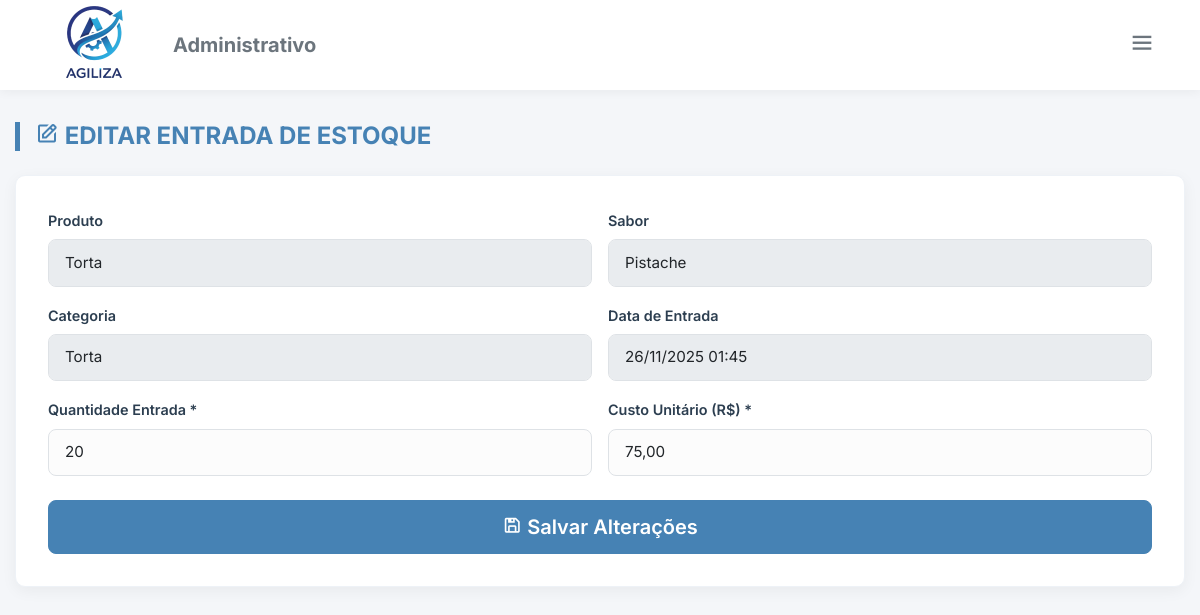
Page /alt_estoque.php?id=106 (signed in) on the committed database.
### tables this page shows
CREATE TABLE `estoque` (
  `id_estoque` int NOT NULL,
  `produto` varchar(255) NOT NULL,
  `sabor` varchar(255) NOT NULL,
  `tipo` varchar(50) NOT NULL,
  `estoque_atual` int NOT NULL,
  `data` datetime NOT NULL,
  `movimentacao` enum('Entrada','Saída') NOT NULL,
  `valor_custo` decimal(10,2) NOT NULL DEFAULT '0.00'
);

### alt_estoque.php (the view, shortened to what this page needs)
<?php
require_once "config/conexao.php";
$dados = [];
if (isset($_GET["id"])) {
    $id = (int) $_GET["id"];
    $stmt = $conn->prepare("SELECT * FROM estoque WHERE id_estoque = :id AND movimentacao = 'Entrada'");
    $stmt->bindValue(':id', $id);
    $stmt->execute();
    $dados = $stmt->fetch(PDO::FETCH_ASSOC);
}
?>
<!DOCTYPE html>
<html lang="pt-br">
<head>
    <link href="https://cdn.jsdelivr.net/npm/bootstrap@5.3.6/dist/css/bootstrap.min.css" rel="stylesheet">
    <link href="https://unpkg.com/boxicons@2.1.4/css/boxicons.min.css" rel="stylesheet">
    <link href="assets/css/style_cad.css" rel="stylesheet">
</head>
<body>
    <div class="top-bar">
        <div class="d-flex align-items-center gap-3">
            <img src="assets/img/logoagilizasemfundo.png" class="logo" alt="Logo">
            <h5 class="m-0 fw-bold text-secondary d-none d-md-block">Administrativo</h5>
        </div>
        <div class="dropdown">
            <button class="btn btn-outline-secondary border-0" type="button" data-bs-toggle="dropdown"><i
                    class='bx bx-menu fs-3'></i></button>
        </div>
    </div>
    <div class="main-container">
        <h2 class="page-title"><i class='bx bx-edit'></i> Editar Entrada de Estoque</h2>
        <div class="form-card">
            <form method="POST">
                <div class="row g-3">
                    <div class="col-md-6">
                        <label class="form-label">Produto</label>
                        <input type="text" class="form-control" value="<?= htmlspecialchars($dados['produto']) ?>"
                            disabled>
                    </div>
                    <div class="col-md-6">
                        <label class="form-label">Sabor</label>
                        <input type="text" class="form-control" value="<?= htmlspecialchars($dados['sabor']) ?>"
                            disabled>
                    </div>
                    <div class="col-md-6">
                        <label class="form-label">Categoria</label>
                        <input type="text" class="form-control" value="<?= htmlspecialchars($dados['tipo']) ?>"
                            disabled>
                    </div>
                    <div class="col-md-6">
                        <label class="form-label">Data de Entrada</label>
                        <input type="text" class="form-control"
                            value="<?= date('d/m/Y H:i', strtotime($dados['data'])) ?>" disabled>
                    </div>
                    <div class="col-md-6">
                        <label class="form-label">Quantidade Entrada *</label>
                        <input type="number" class="form-control" name="estoque_atual"
                            value="<?= (int) $dados['estoque_atual'] ?>" min="1" required>
                    </div>
                    <div class="col-md-6">
                        <label class="form-label">Custo Unitário (R$) *</label>
                        <input type="text" class="form-control" name="valor_custo"
                            value="<?= number_format($dados['valor_custo'], 2, ',', '.') ?>" required
                            placeholder="0,00">
                    </div>
                    <div class="col-12 mt-4">
                        <button type="submit" name="alterar" class="btn btn-primary w-100 btn-lg"><i
                                class='bx bx-save'></i> Salvar Alterações</button>
                    </div>
                </div>
            </form>
        </div>
    </div>
</body>
</html>

### assets/css/style_cad.css (style rules this page uses)
:root { --primary-color: #4682B4; --primary-hover: #3a6ea5; --bg-light: #f4f6f9; --card-bg: #ffffff; --text-dark: #2c3e50; --text-muted: #6c757d; --radius: 10px; --shadow: 0 4px 15px rgba(0, 0, 0, 0.05); }
body { background-color: var(--bg-light); font-family: 'Inter', sans-serif; color: var(--text-dark); min-height: 100vh; display: flex; flex-direction: column; }
.top-bar { background-color: var(--card-bg); padding: 0.8rem 2rem; display: flex; align-items: center; justify-content: space-between; box-shadow: 0 2px 10px rgba(0, 0, 0, 0.05); margin-bottom: 2rem; z-index: 100; height: 90px; }
.top-bar .logo { height: 125px; width: auto; object-fit: contain; }
.main-container { max-width: 1200px; margin: 0 auto; padding: 0 15px 40px 15px; width: 100%; flex: 1; }
.page-title { font-weight: 700; color: var(--primary-color); margin-bottom: 1.5rem; text-transform: uppercase; font-size: 1.5rem; border-left: 5px solid var(--primary-color); padding-left: 15px; }
.form-card { background: var(--card-bg); border-radius: var(--radius); box-shadow: var(--shadow); padding: 2rem; margin-bottom: 3rem; border: 1px solid #eef2f7; }
.form-label { font-weight: 600; font-size: 0.9rem; color: var(--text-dark); }
.form-control, .form-select { border-radius: 8px; padding: 0.7rem 1rem; border: 1px solid #dee2e6; background-color: #fcfcfc; font-size: 0.95rem; }
.btn-primary { background-color: var(--primary-color); border-color: var(--primary-color); padding: 0.7rem 1.5rem; font-weight: 600; border-radius: 8px; transition: all 0.3s; }

### rows in the picture
estoque: produto "Torta", sabor "Pistache", tipo "Torta", data "26/11/2025 01:45", estoque_atual "20", valor_custo "75,00"
